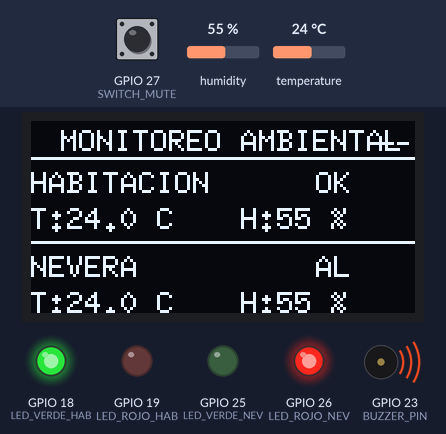
The sketch below on a simulated ESP32. On the bench: 128×64 one-colour display, output pins drawn as LEDs (lit = HIGH), buzzer (waves = sounding). The inputs (shaded band) are chosen by the test bench; at power-on: temperature 24 °C, humidity 55 %, GPIO 27 (SWITCH_MUTE) HIGH. WiFi joins after 1.5 s; servers stay silent unless stated; no MQTT or app messages arrive unless stated; what the sketch prints to the serial monitor is not drawn.

Above: at 2.7 s.
2.8 s: temperature set to 18.6 °C
At 4.4 s:
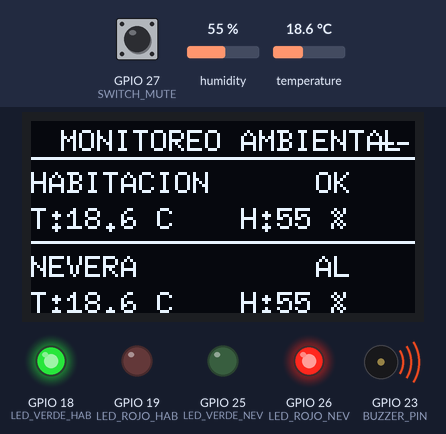
5.2 s: temperature set to 17.2 °C
At 6.6 s:
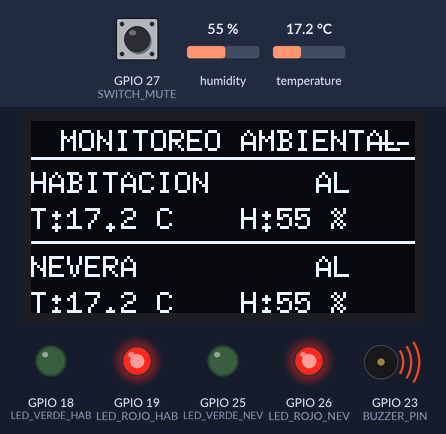
7.4 s: temperature set to 8.9 °C
At 8.7 s:
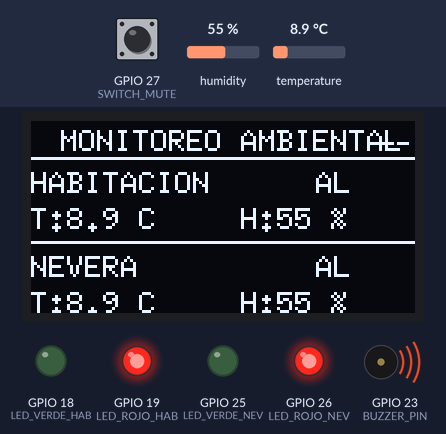
9.5 s: temperature set to 7.2 °C
At 10.8 s:
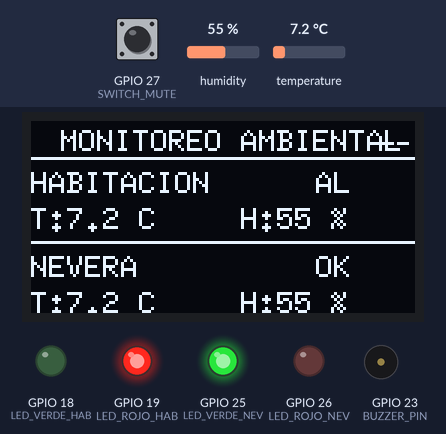
11.6 s: humidity set to 84 %
At 17.4 s:
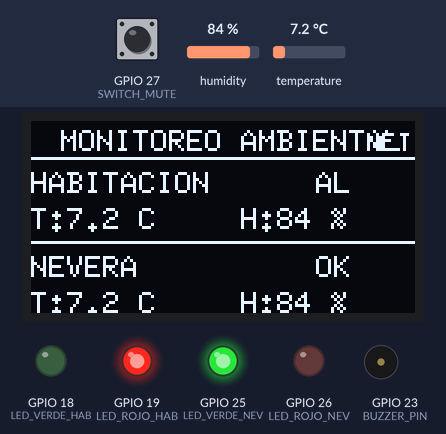
17.7 s: humidity set to 87 %
At 19.9 s:
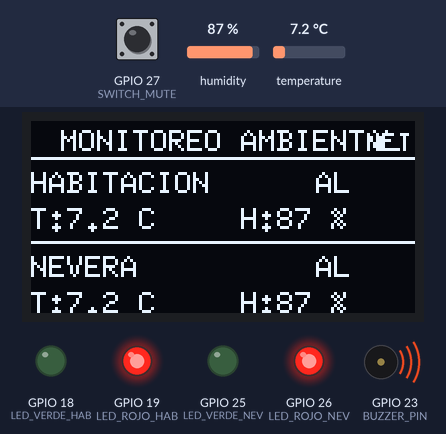
Timing chart, 0 to 21.1 s (numbered marks = the images above; inputs shaded):
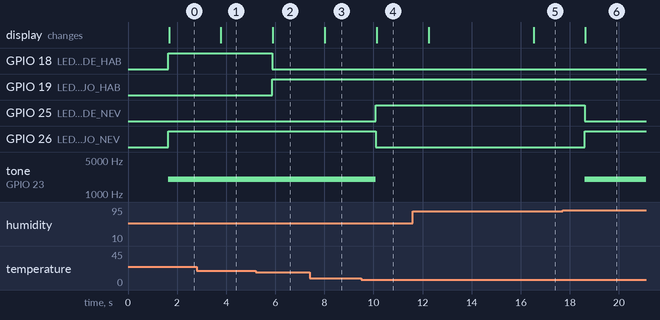

Measured:
- the behaviour switches between 18 and 17.9 °C on temperature (found by bisection; images 1 and 2)
- the behaviour switches between 8.1 and 8 °C on temperature (found by bisection; images 3 and 4)
- the behaviour switches between 85 and 86 % on humidity (found by bisection; images 5 and 6)
- after the input at 2.8 s, the display: changes after 0.99 s (image 1)
- after the input at 5.2 s, GPIO 18 (LED_VERDE_HAB): HIGH → LOW after 0.67 s; GPIO 19 (LED_ROJO_HAB): LOW → HIGH after 0.67 s; the display: changes after 0.70 s (image 2)
- after the input at 7.4 s, the display: changes after 0.62 s (image 3)
- after the input at 9.5 s, GPIO 25 (LED_VERDE_NEV): LOW → HIGH after 0.60 s; GPIO 26 (LED_ROJO_NEV): HIGH → LOW after 0.60 s; tone on GPIO 23 (BUZZER_PIN): 2000 Hz → silent after 0.60 s; the display: changes after 0.63 s (image 4)
- after the input at 11.6 s, the display: first changes after 0.64 s (image 5 shows a later state)
- after the input at 17.7 s, GPIO 25 (LED_VERDE_NEV): HIGH → LOW after 0.90 s; GPIO 26 (LED_ROJO_NEV): LOW → HIGH after 0.90 s; tone on GPIO 23 (BUZZER_PIN): silent → 2000 Hz after 0.90 s; the display: changes after 0.94 s (image 6)

The sketch:

esp32_estacion_completa.ino
```cpp
/*
 * Cafam Monitoring - Estación completa ESP32
 * ==========================================
 * Monitoreo local (OLED + LEDs + buzzer) para HABITACIÓN y NEVERA
 * con 2 sensores SHT31, MÁS envío a la nube por WiFi + MQTT.
 *
 * El buzzer/LEDs/OLED SIEMPRE funcionan aunque no haya internet
 * (la parte de red es no bloqueante y no congela la alarma local).
 *
 * Cada sensor se publica por separado en su propio código:
 *   HABITACION -> HAB-01
 *   NEVERA     -> NEV-01
 * Esos códigos DEBEN existir en la app (menú Sensores) con esos mismos códigos.
 *
 * Librerías: U8g2, Adafruit SHT31, Adafruit Unified Sensor, PubSubClient.
 */

#include <Wire.h>
#include <U8g2lib.h>
#include <Adafruit_SHT31.h>
#include <WiFi.h>
#include <WiFiClientSecure.h>
#include <PubSubClient.h>

// ======================================================
// CONFIGURACIÓN DE RED (EDITA ESTO)
// ======================================================
const char* WIFI_SSID     = "NOMBRE_DEL_WIFI";
const char* WIFI_PASSWORD = "CLAVE_DEL_WIFI";

const char* MQTT_HOST = "xxxxxxxx.s1.eu.hivemq.cloud"; // host de HiveMQ Cloud (sin https ni puerto)
const int   MQTT_PORT = 8883;                          // 8883 = TLS
const char* MQTT_USER = "cafam_sensor";
const char* MQTT_PASS = "TU_CLAVE_MQTT";

// Códigos de sensor (deben existir en la app con estos mismos códigos)
const char* CODE_HABITACION = "HAB-01";
const char* CODE_NEVERA     = "NEV-01";

// Cada cuánto ENVIAR a la nube (ms). El OLED sigue refrescando cada 2 s.
// 10 s = actualización casi en tiempo real. Súbelo a 60000 (1 min) para ahorrar datos.
const unsigned long PUBLISH_MS = 10000; // 10 s
// ======================================================

// ======================================================
// OLED
// ======================================================
U8G2_SH1106_128X64_NONAME_F_HW_I2C oled(U8G2_R0, U8X8_PIN_NONE);

// ======================================================
// SENSORES SHT31
// ======================================================
Adafruit_SHT31 shtHabitacion = Adafruit_SHT31();
Adafruit_SHT31 shtNevera     = Adafruit_SHT31();

#define SHT_HABITACION_ADDR 0x44
#define SHT_NEVERA_ADDR     0x45

// ======================================================
// PINES
// ======================================================
#define LED_VERDE_HAB 18
#define LED_ROJO_HAB  19
#define LED_VERDE_NEV 25
#define LED_ROJO_NEV  26

#define BUZZER_PIN    23
#define SWITCH_MUTE   27   // Switch para silenciar buzzer

// ======================================================
// RANGOS (alarma LOCAL; la nube usa los rangos registrados en la app)
// ======================================================
#define TEMP_AMBIENTE_MIN 18.0
#define TEMP_AMBIENTE_MAX 28.0

#define TEMP_NEVERA_MIN    2.0
#define TEMP_NEVERA_MAX    8.0
#define HUM_NEVERA_MAX    85.0

// ======================================================
// RED (WiFi + MQTT) - no bloqueante
// ======================================================
WiFiClientSecure netClient;
PubSubClient mqtt(netClient);
unsigned long ultimaPublicacion = 0;
unsigned long ultimoIntentoMqtt = 0;
unsigned long ultimoIntentoWifi = 0;
bool netOk = false;

void intentarConectarRed() {
  // WiFi: NO llamar begin() en cada ciclo (interrumpe la conexión).
  // Solo reintenta cada 20 s si sigue sin conectar.
  if (WiFi.status() != WL_CONNECTED) {
    netOk = false;
    if (millis() - ultimoIntentoWifi > 20000) {
      ultimoIntentoWifi = millis();
      WiFi.disconnect();
      WiFi.begin(WIFI_SSID, WIFI_PASSWORD);
    }
    return;
  }
  // MQTT: reintenta como máximo cada 15 s para no congelar el loop
  if (!mqtt.connected()) {
    if (millis() - ultimoIntentoMqtt < 15000) { netOk = false; return; }
    ultimoIntentoMqtt = millis();
    String clientId = "cafam-estacion-" + String((uint32_t)ESP.getEfuseMac(), HEX);
    netOk = mqtt.connect(clientId.c_str(), MQTT_USER, MQTT_PASS);
  } else {
    netOk = true;
  }
}

void publicarSensor(const char* code, float temp, float hum, bool error) {
  if (!mqtt.connected() || error) return;
  char topic[64];
  snprintf(topic, sizeof(topic), "sensores/%s/data", code);
  char payload[160];
  snprintf(payload, sizeof(payload),
           "{\"sensorCode\":\"%s\",\"temperature\":%.2f,\"humidity\":%.2f}",
           code, temp, hum);
  mqtt.publish(topic, payload);
  Serial.print("MQTT -> "); Serial.println(payload);
}

// ======================================================
// FUNCIONES AUXILIARES (OLED/LEDs/buzzer) - sin cambios
// ======================================================
void mostrarTitulo(const char* titulo) {
  oled.setFont(u8g2_font_6x10_tr);
  oled.drawStr(10, 10, titulo);
  oled.drawHLine(0, 12, 128);
}

void mostrarSeccion(const char* nombre, float temp, float hum, bool error, bool alarma, int yBase) {
  oled.setFont(u8g2_font_6x10_tr);
  oled.drawStr(0, yBase, nombre);
  if (error) {
    oled.drawStr(75, yBase, "ERROR");
    oled.drawStr(0, yBase + 12, "No lectura sensor");
    return;
  }
  oled.setCursor(0, yBase + 12);
  oled.print("T:"); oled.print(temp, 1); oled.print(" C");
  oled.setCursor(70, yBase + 12);
  oled.print("H:"); oled.print(hum, 0); oled.print(" %");
  oled.setCursor(95, yBase);
  oled.print(alarma ? "AL" : "OK");
}

void actualizarLEDs(bool alarmaHab, bool alarmaNev) {
  digitalWrite(LED_VERDE_HAB, alarmaHab ? LOW : HIGH);
  digitalWrite(LED_ROJO_HAB,  alarmaHab ? HIGH : LOW);
  digitalWrite(LED_VERDE_NEV, alarmaNev ? LOW : HIGH);
  digitalWrite(LED_ROJO_NEV,  alarmaNev ? HIGH : LOW);
}

void controlarBuzzer(bool alarmaNev, bool mute) {
  if (alarmaNev && !mute) tone(BUZZER_PIN, 2000);
  else noTone(BUZZER_PIN);
}

// ======================================================
// SETUP
// ======================================================
void setup() {
  Serial.begin(115200);
  Wire.begin(21, 22);

  oled.begin();
  oled.clearBuffer();
  mostrarTitulo("INICIANDO SISTEMA");
  oled.drawStr(0, 30, "OLED + 2 SHT31 + WiFi");
  oled.drawStr(0, 45, "Esperando sensores...");
  oled.sendBuffer();
  delay(1500);

  if (!shtHabitacion.begin(SHT_HABITACION_ADDR)) Serial.println("Error: no se detecto SHT31 Habitacion");
  else Serial.println("SHT31 Habitacion OK");
  if (!shtNevera.begin(SHT_NEVERA_ADDR)) Serial.println("Error: no se detecto SHT31 Nevera");
  else Serial.println("SHT31 Nevera OK");

  pinMode(LED_VERDE_HAB, OUTPUT); pinMode(LED_ROJO_HAB, OUTPUT);
  pinMode(LED_VERDE_NEV, OUTPUT); pinMode(LED_ROJO_NEV, OUTPUT);
  pinMode(BUZZER_PIN, OUTPUT);
  pinMode(SWITCH_MUTE, INPUT_PULLUP);
  digitalWrite(LED_VERDE_HAB, LOW); digitalWrite(LED_ROJO_HAB, LOW);
  digitalWrite(LED_VERDE_NEV, LOW); digitalWrite(LED_ROJO_NEV, LOW);
  noTone(BUZZER_PIN);

  // Red
  WiFi.mode(WIFI_STA);
  WiFi.begin(WIFI_SSID, WIFI_PASSWORD);
  netClient.setInsecure();            // prototipo: no valida el certificado del broker
  mqtt.setServer(MQTT_HOST, MQTT_PORT);
}

// ======================================================
// LOOP
// ======================================================
void loop() {
  // --- Red (no bloqueante) ---
  intentarConectarRed();
  mqtt.loop();

  bool buzzerMute = (digitalRead(SWITCH_MUTE) == LOW);

  // --- Lecturas ---
  float tempHab = shtHabitacion.readTemperature();
  float humHab  = shtHabitacion.readHumidity();
  float tempNev = shtNevera.readTemperature();
  float humNev  = shtNevera.readHumidity();

  bool errorHab = isnan(tempHab) || isnan(humHab);
  bool errorNev = isnan(tempNev) || isnan(humNev);

  // --- Alarmas locales ---
  bool alarmaHab = errorHab || (tempHab < TEMP_AMBIENTE_MIN || tempHab > TEMP_AMBIENTE_MAX);
  bool alarmaNev = errorNev || (tempNev < TEMP_NEVERA_MIN || tempNev > TEMP_NEVERA_MAX || humNev > HUM_NEVERA_MAX);

  actualizarLEDs(alarmaHab, alarmaNev);
  controlarBuzzer(alarmaNev, buzzerMute);

  // --- Envío a la nube (cada PUBLISH_MS) ---
  if (millis() - ultimaPublicacion >= PUBLISH_MS) {
    ultimaPublicacion = millis();
    publicarSensor(CODE_HABITACION, tempHab, humHab, errorHab);
    publicarSensor(CODE_NEVERA, tempNev, humNev, errorNev);
  }

  // --- Serial ---
  Serial.println("==================================");
  Serial.print("Red: "); Serial.print(WiFi.status()==WL_CONNECTED ? "WiFi OK" : "sin WiFi");
  Serial.print(" | MQTT: "); Serial.println(mqtt.connected() ? "conectado" : "desconectado");
  Serial.print("HABITACION -> T: "); Serial.print(tempHab,1); Serial.print(" C | H: "); Serial.print(humHab,1); Serial.print(" % | "); Serial.println(alarmaHab?"ALERTA":"OK");
  Serial.print("NEVERA -> T: "); Serial.print(tempNev,1); Serial.print(" C | H: "); Serial.print(humNev,1); Serial.print(" % | "); Serial.println(alarmaNev?"ALERTA":"OK");

  // --- OLED ---
  oled.clearBuffer();
  mostrarTitulo("MONITOREO AMBIENTAL");
  mostrarSeccion("HABITACION", tempHab, humHab, errorHab, alarmaHab, 24);
  oled.drawHLine(0, 40, 128);
  mostrarSeccion("NEVERA", tempNev, humNev, errorNev, alarmaNev, 52);
  // indicador de conexión en la esquina
  oled.setFont(u8g2_font_5x7_tr);
  oled.drawStr(112, 10, netOk ? "NET" : "---");
  oled.sendBuffer();

  delay(2000);
}
```
